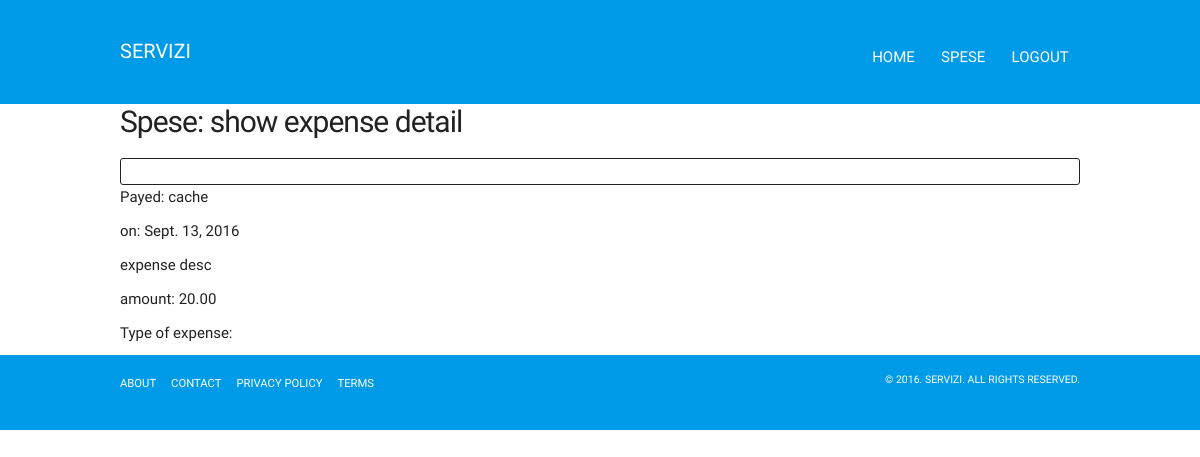
Page /spese/2/ (signed in) on the committed database.
### spese/models.py (models this page shows, shortened)
class Expense(models.Model):
    user = models.ForeignKey(User)
    source = models.ForeignKey(Source, related_name='expenses', null=True,
                               blank=True, default=1)
    date = models.DateField(_('date'), 'date', null=True, blank=True, default=timezone.now)
    description = models.CharField(_('description'), max_length=300, null=True,
                               blank=True)
    amount = models.DecimalField(_('amount'), max_digits=8, decimal_places=2)
    tags = TaggableManager()
    class Meta:
        verbose_name_plural = _('expenses')
        verbose_name = _('expense')
        ordering = ['-date', 'source', ]
    def formatted_amount(self):
        return ('<div class="number">%s</div>' %
                (numberformat.numberformat(self.amount), ))
    formatted_amount.short_description = _('amount')
    formatted_amount.allow_tags = True
    def date_str(self):
        """
        Formats the date by "%Y-%m-%d." pattern.
        """
        return self.date.strftime("%Y-%m-%d")
    date_str.short_description = _("date")

class Source(models.Model):
    name = models.CharField(_('name'), max_length=50)
    users = models.ManyToManyField(User)
    class Meta:
        verbose_name_plural = _('sources')
        verbose_name = _('source')
        ordering = ['name', ]

### spese/views.py (the view)
# urls.py: url(r'^(?P<expense_id>[0-9]+)/$', views.detail, name='detail'),
@login_required(login_url="login/")
def detail(request, expense_id):
    expense = get_object_or_404(Expense, pk=expense_id)
    page_identification = 'Spese: show expense detail'
    if not expense.user == request.user:
        messages.error(request, "expense id {}: wrong user (it's {})".format(expense.id, expense.user.username))
        return HttpResponseRedirect(reverse('spese:index'))
    return render(request, 'spese/detail.html', {'page_identification': page_identification,
                                                 'operation': 'show',
                                                 'expense': expense,
                                                }
                 )

### spese/templates/spese/detail.html (shortened to what this page needs)
{% extends 'spese/base_spese.html' %}
    {% block operations %}
    <div class="container">
        <div class="u-full-width">
            <nav class="navbar operations">
                <ul>
                    <li> <a href="{% url 'spese:change' expense.pk %}">change</a> </li>
                    <li> <a href="{% url 'spese:delete' expense.pk %}">delete</a> </li>
                </ul>
            </nav>
        </div>
    </div>
    {% endblock %}
    {% block operation_content %}
    <div class="container">
        <div class="u-full-width">
        <div class="expense">
            <p>Payed: {{ expense.source.name }} </p>
            <p>on: {{ expense.date }} </p>
            <p>{{ expense.description }} </p>
            <p>amount: {{ expense.amount }} </p>
            <ul> Type of expense:
            </ul>
        </div>
        </div>
    </div>
    {% endblock %}

### static/css/skeleton.css (style rules this page uses)
.container { position: relative; width: 100%; max-width: 960px; margin: 0 auto; padding: 0 20px; box-sizing: border-box; }
@media (min-width: 400px) { .container { width: 85%; padding: 0; } }
@media (min-width: 550px) { .container { width: 80%; } }
html { font-size: 62.5%; }
body { font-size: 1.5em; line-height: 1.6; font-weight: 400; font-family: "Raleway", "HelveticaNeue", "Helvetica Neue", Helvetica, Arial, sans-serif; color: #222; }
p { margin-top: 0; }
a { color: #1EAEDB; }
ul { list-style: circle inside; }
ol, ul { padding-left: 0; margin-top: 0; }
li { margin-bottom: 1rem; }
pre, blockquote, dl, figure, table, p, ul, ol, form { margin-bottom: 2.5rem; }
.u-full-width { width: 100%; box-sizing: border-box; }
.container:after, .row:after, .u-cf { content: ""; display: table; clear: both; }

### static/css/base.css (style rules this page uses)
pre, blockquote, dl, figure, table, p, ul, ol, form { margin-bottom: 1.0rem; }

### spese/static/spese/spese.css (style rules this page uses)
.operations { padding:0.50em; border-style:solid; border-width:1px; border-radius:3px; // background-color: Cyan; margin-top:0.5em; line-height:1.0rem; }
nav.operations ul { line-height: 1.0rem; margin: 0rem; }
nav.operations ul li { display:inline-block; line-height: 1.0rem; list-style: none; margin: 0rem; }
nav.operations ul li a { color:#0000; text-transform:normal; text-decoration:none; padding:0em 0.75em; }

### rows in the picture
Expense: source.name "cache", date "Sept. 13, 2016", description "expense desc", amount "20.00"

### other values in the picture
{{ page_identification }} "Spese: show expense detail"
